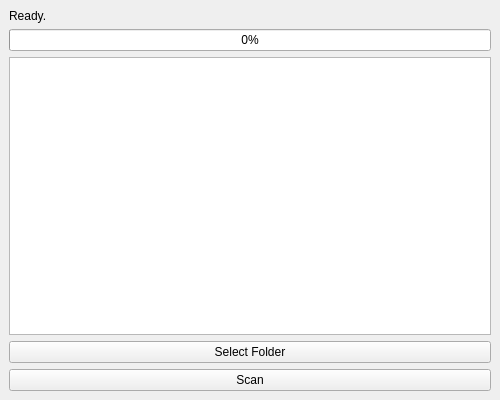
<?xml version="1.0" encoding="UTF-8"?>
<ui version="4.0">
 <class>PQC_Agent</class>
 <widget class="QMainWindow" name="PQC_Agent">
  <property name="geometry">
   <rect><x>0</x><y>0</y><width>500</width><height>400</height></rect>
  </property>
  <property name="windowTitle">
   <string>PQC Agent</string>
  </property>
  <widget class="QWidget" name="centralwidget">
   <layout class="QVBoxLayout" name="verticalLayout">
    <item><widget class="QLabel" name="labelStatus">
      <property name="text"><string>Ready.</string></property>
    </widget></item>
    <item><widget class="QProgressBar" name="progressBar">
      <property name="value"><number>0</number></property>
    </widget></item>
    <item><widget class="QPlainTextEdit" name="outputText"/></item>
    <item><widget class="QPushButton" name="btnSelect">
      <property name="text"><string>Select Folder</string></property>
    </widget></item>
    <item><widget class="QPushButton" name="btnScan">
      <property name="text"><string>Scan</string></property>
    </widget></item>
   </layout>
  </widget>
 </widget>
 <resources/>
 <connections/>
</ui>
